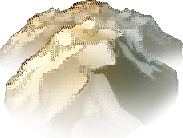
#> input picture sidecar/assets/civ5/strategic/sv_hills.png, 183 x 138 px; its folder holds only this picture in this run
$ python -i civ6_assets.py   (imports and definitions only)
#> lines starting #> are read from the running program, lines starting #| are printed output that depends on the picture
"""Load real Civ6 UI icons and strategic-view sprites from the SDK Assets pantry."""
from __future__ import annotations

import os
import re
import struct
from functools import lru_cache
from pathlib import Path
from typing import Any

ROOT = Path(__file__).resolve().parent
CACHE_DIR = ROOT / "assets" / "civ6"
ICON_CACHE_DIR = CACHE_DIR / "icons"
STRATEGIC_CACHE_DIR = CACHE_DIR / "strategic"

_ICON_XML_GLOBS = (
    "Icons_Units.xml",
    "Icons_Resources.xml",
    "Icons_Districts.xml",
    "Icons_Improvements.xml",
    "Icons_Buildings.xml",
    "Icons_Features.xml",
)

_TERRAIN_SUFFIX: dict[str, str] = {
    "TERRAIN_GRASS": "Grass",
    "TERRAIN_PLAINS": "Plains",
    "TERRAIN_DESERT": "Desert",
    "TERRAIN_TUNDRA": "Tundra",
    "TERRAIN_SNOW": "Snow",
    "TERRAIN_COAST": "Coast",
    "TERRAIN_OCEAN": "Ocean",
}

_FEATURE_STRATEGIC: dict[str, str] = {
    "FEATURE_FOREST": "StrategicView_Terrain_Forest.dds",
    "FEATURE_JUNGLE": "StrategicView_Terrain_Jungle.dds",
    "FEATURE_MARSH": "StrategicView_Terrain_Marsh.dds",
}


# [361 lines left out: functions _expand_rgb565, _mix, dds_file_byte_size, trim_dds_bytes, read_dds_rgba, _mask_byte_index and 11 more, not called in this run]


def icon_name_for_improvement(improvement_id: str) -> str:
    return _icon_name_for_typed_id(improvement_id, "IMPROVEMENT_")


def icon_name_for_district(district_id: str) -> str:
    return _icon_name_for_typed_id(district_id, "DISTRICT_")


def _crop_alpha_bbox(image: Any, alpha_threshold: int = 8) -> Any:
    alpha = image.split()[3]
    bbox = alpha.point(lambda value: 255 if value > alpha_threshold else 0).getbbox()
    if bbox is None:
        return image
    return image.crop(bbox)


# [25 lines left out: functions load_rgba_image, _save_png, not called in this run]


_SHEET_CACHE: dict[str, Any] = {}


# [65 lines left out: functions _load_sheet, extract_icon, icon_png_path, _cached_atlas_icon, not called in this run]


def cached_assets_available() -> bool:
    """True when pre-extracted strategic sprites exist (lets the renderer work without a pantry)."""
    return STRATEGIC_CACHE_DIR.is_dir() and any(STRATEGIC_CACHE_DIR.glob("*.crop.png"))


# [149 lines left out: functions civ6_terrain_labels, _load_civ6_terrain_labels, civ6_feature_labels, _load_civ6_feature_labels, _parse_terrain_id, strategic_dds_name and 2 more, not called in this run]


_ENSURED: dict[tuple, dict[str, int]] = {}


# [25 lines left out: function _ensure_civ6_assets, not called in this run]


def assets_available() -> bool:
    return resolve_pantry_textures() is not None and icons_xml_dir() is not None

>>> from PIL import Image
>>> picture = Image.open('assets/civ5/strategic/sv_hills.png')
#> picture is the input picture: PIL image 183x138 RGBA; mean R, G, B, A 106.4, 94.9, 62.6, 98.6
>>> result = _crop_alpha_bbox(picture)
#> in _crop_alpha_bbox, `alpha = image.split()[3]`:
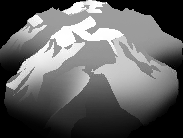
#> alpha: PIL image 183x138 L; min 0, max 255, mean 98.6
#> in _crop_alpha_bbox, `bbox = alpha.point(lambda value: 255 if value > alpha_threshold else 0..`: bbox = (0, 0, 183, 138)
